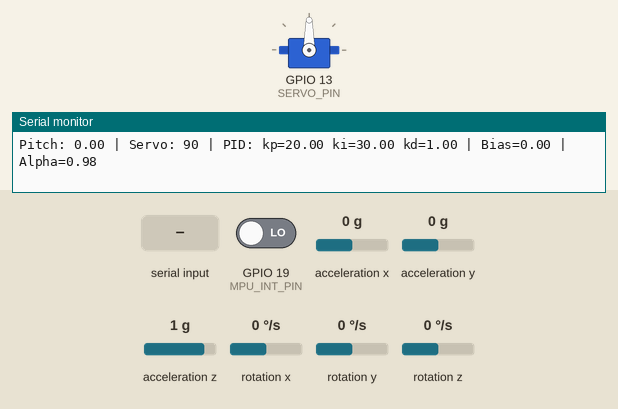
This sketch was run on a simulated ESP32. Parts: servo, the last lines printed to the serial monitor. The inputs (shaded band) are chosen by the test bench; at power-on: acceleration x 0 g, GPIO 19 (MPU_INT_PIN) LOW, acceleration y 0 g, acceleration z 1 g, rotation x 0 °/s, rotation y 0 °/s, rotation z 0 °/s. The sensor or clock chip raises its interrupt line as the real part does.

Above: at 1.7 s.
1.8 s: "bias=90\n" received over Serial
At 2.9 s:
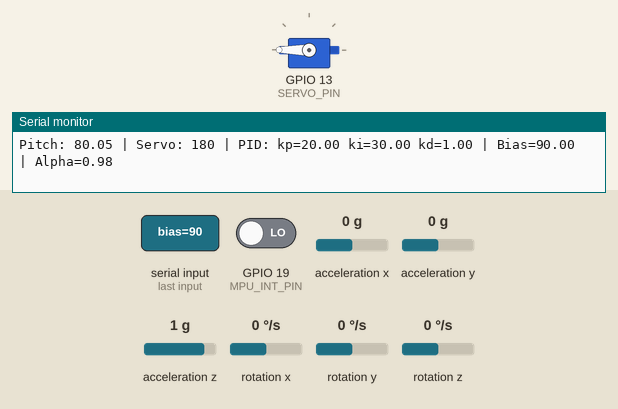
3.3 s: "setpoint=90\n" received over Serial
At 4.4 s:
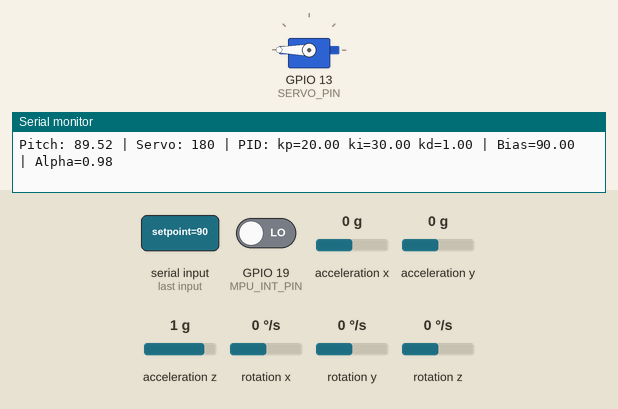
4.8 s: acceleration x set to 0.4 g
7.8 s: acceleration x set to 0.7 g
9.9 s: "setpoint=\n" received over Serial
At 10.3 s:
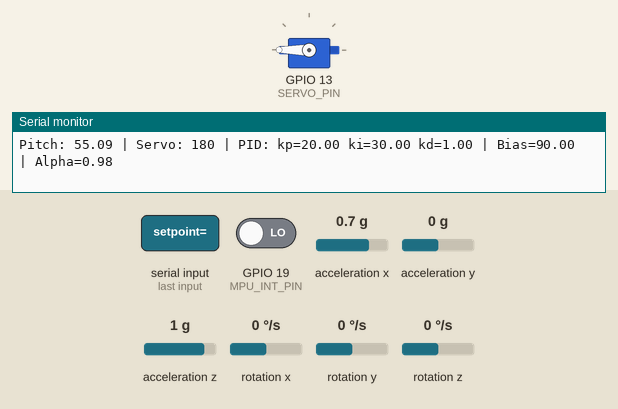
Timing chart, 0 to 12.4 s (numbered marks = the images above; inputs shaded):
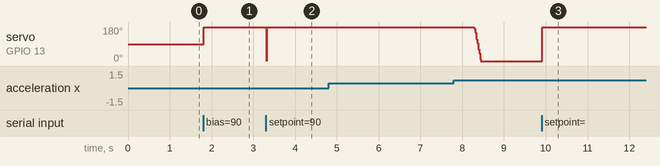

Measured:
- after the input at 1.8 s, servo on GPIO 13 (SERVO_PIN): 90° → 180° at once
- after the input at 3.3 s, servo on GPIO 13 (SERVO_PIN): 180° → 0° at once, → 180° 0.01 s later
- after the input at 9.9 s, servo on GPIO 13 (SERVO_PIN): 0° → 180° at once

The sketch:

mpu6050-servo-pid-controller.ino
```cpp
#include <Wire.h>
#include <I2Cdev.h>
#include <MPU6050_6Axis_MotionApps20.h>
#include <ESP32Servo.h>
#include <math.h>

MPU6050 mpu;
bool dmpReady = false;
uint8_t fifoBuffer[64];
Quaternion q;
VectorFloat gravity;
float pitchFiltered = 0.0;
float pitchBias = 0.0;
float alpha = 0.98;

volatile bool mpuInterrupt = false;
#define MPU_INT_PIN 19

Servo myServo;
#define SERVO_PIN 13

float setpoint = 0.0;
float kp = 20.0;
float ki = 30.0;
float kd = 1.0;
float integral = 0, lastError = 0;
unsigned long lastTime = 0;

String inputString = "";
bool stringComplete = false;

void dmpDataReady() {
  mpuInterrupt = true;
}

void setup() {
  Serial.begin(115200);
  Wire.begin(21, 22);
  Wire.setClock(400000);

  myServo.attach(SERVO_PIN, 500, 2500);
  myServo.write(90);

  mpu.initialize();
  pinMode(MPU_INT_PIN, INPUT);
  if (mpu.dmpInitialize() == 0) {
    mpu.setDMPEnabled(true);
    attachInterrupt(digitalPinToInterrupt(MPU_INT_PIN), dmpDataReady, RISING);
    dmpReady = true;
  }

  lastTime = millis();
}

void loop() {
  handleSerialInput();
  if (!dmpReady || !mpuInterrupt) return;

  mpuInterrupt = false;

  if (mpu.dmpGetCurrentFIFOPacket(fifoBuffer)) {
    mpu.dmpGetQuaternion(&q, fifoBuffer);
    mpu.dmpGetGravity(&gravity, &q);

    float pitch = -asin(2.0 * (q.x * q.z - q.w * q.y)) * 180.0 / M_PI;
    pitch += pitchBias;

    pitchFiltered = alpha * pitchFiltered + (1 - alpha) * pitch;

    float error = setpoint - pitchFiltered;
    unsigned long now = millis();
    float dt = (now - lastTime) / 1000.0;
    lastTime = now;

    integral += error * dt;
    float derivative = (error - lastError) / dt;
    lastError = error;

    float output = -(kp * error + ki * integral + kd * derivative);
    int servoAngle = constrain(90 + output, 0, 180);
    myServo.write(servoAngle);

    Serial.print("Pitch: ");
    Serial.print(pitchFiltered, 2);
    Serial.print(" | Servo: ");
    Serial.print(servoAngle);
    Serial.print(" | PID: kp=");
    Serial.print(kp);
    Serial.print(" ki=");
    Serial.print(ki);
    Serial.print(" kd=");
    Serial.print(kd);
    Serial.print(" | Bias=");
    Serial.print(pitchBias);
    Serial.print(" | Alpha=");
    Serial.println(alpha, 2);
  }
}

void serialEvent() {
  while (Serial.available()) {
    char inChar = (char)Serial.read();
    if (inChar == '\n') {
      stringComplete = true;
    } else {
      inputString += inChar;
    }
  }
}

void handleSerialInput() {
  if (stringComplete) {
    inputString.trim();

    if (inputString.startsWith("kp=")) {
      kp = inputString.substring(3).toFloat();
      Serial.print("Updated kp: ");
      Serial.println(kp);
    } else if (inputString.startsWith("ki=")) {
      ki = inputString.substring(3).toFloat();
      Serial.print("Updated ki: ");
      Serial.println(ki);
    } else if (inputString.startsWith("kd=")) {
      kd = inputString.substring(3).toFloat();
      Serial.print("Updated kd: ");
      Serial.println(kd);
    } else if (inputString.startsWith("bias=")) {
      pitchBias = inputString.substring(5).toFloat();
      Serial.print("Updated pitch bias: ");
      Serial.println(pitchBias);
    } else if (inputString.startsWith("setpoint=")) {
      setpoint = inputString.substring(9).toFloat();
      Serial.print("Updated setpoint: ");
      Serial.println(setpoint);
    } else if (inputString.startsWith("alpha=")) {
      alpha = inputString.substring(6).toFloat();
      Serial.print("Updated filter alpha: ");
      Serial.println(alpha, 2);
    } else {
      Serial.println("Unknown command. Use kp=, ki=, kd=, bias=, setpoint=, alpha=");
    }

    inputString = "";
    stringComplete = false;
  }
}
```
